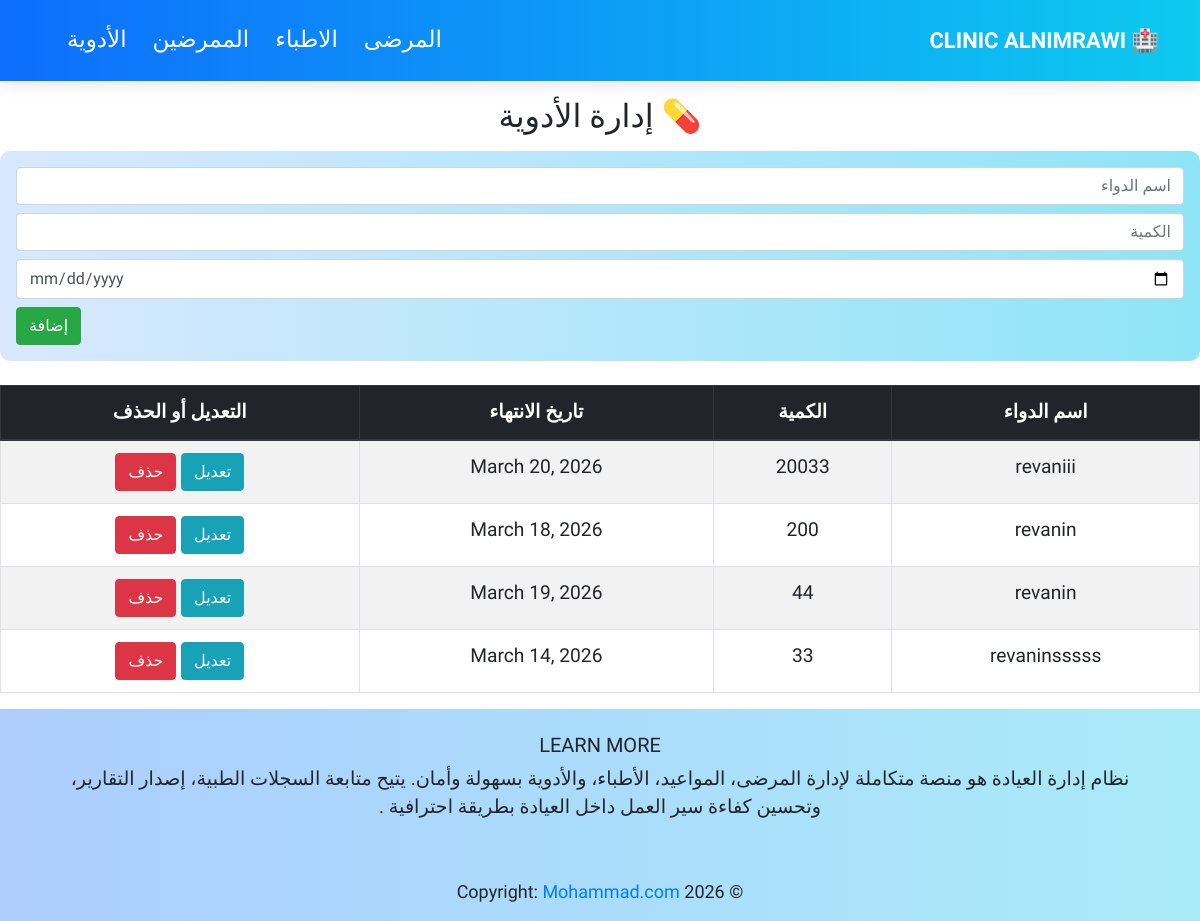
/drugs/, run on the app's committed database.
### appclinic/models.py (models this page shows, shortened)
class Drugs(models.Model):
    drug_name = models.CharField(max_length=100)
    quantity=models.IntegerField(null=True,blank=True)
    date = models.DateField(null=True,blank=True)

### appclinic/views.py (the view)
# urls.py: path('drugs/', views.drugs, name='drugs'),
def drugs(request): #--------------------------------------------------------
    if request.method == "POST":
        form = DrugForm(request.POST)
        if form.is_valid():
            form.save()
            return redirect('drugs')
    else:
        form = DrugForm()
    all_Drugs= Drugs.objects.all()
    context = {
        'form': form,
        'all_Drugs': all_Drugs
    }
    return render(request, 'pages/drugs.html',context)

### appclinic/forms.py
class DrugForm(forms.ModelForm):
    class Meta:
        model=Drugs
        fields='__all__'

### templates/pages/drugs.html (shortened to what this page needs)
{% extends 'base.html' %}
{% block content %}
<h2 class="text-center m-3">💊 إدارة الأدوية</h2>
<form action="" method="POST" class="p-3">
  <input type="text" name="drug_name" placeholder="اسم الدواء" class="form-control mb-2" required>
  <input type="number" name="quantity" placeholder="الكمية" class="form-control mb-2" required>
  <input type="date" name="date" class="form-control mb-2" required>
  <button type="submit" class="btn btn-success">إضافة</button>
</form>
<table class="table table-striped table-bordered mt-4 text-center">
  <thead class="thead-dark">
    <tr>
      <th>اسم الدواء</th>
      <th>الكمية</th>
      <th>تاريخ الانتهاء</th>
      <th>التعديل أو الحذف</th>
    </tr>
  </thead>
  <tbody>
    {% for p in all_Drugs %}
    <tr>
      <td>{{p.drug_name}}</td>
      <td>{{p.quantity}}</td>
      <td>{{p.date}}</td>
      <td> <a href="{% url 'update_drug' p.id %}" class="btn btn-info">تعديل</a>
           <a href="{% url 'delete_item' 'drug' p.id %}" class="btn btn-danger">حذف</a></td>
    </tr>
    {% endfor %}
  </tbody>
</table>
{% endblock %}

### MYCLINC/static/style.css (style rules this page uses)
body { font-family: 'Cairo', sans-serif; font-size: larger; }
form { background: linear-gradient(90deg,#0d6dfd28,#35d0ef8f); border-radius: 10px; transition: transform 0.3s, box-shadow 0.9s; }

### data on the page
Drugs: drug_name "revaniii", quantity "20033", date "March 20, 2026"
Drugs: drug_name "revanin", quantity "200", date "March 18, 2026"
Drugs: drug_name "revanin", quantity "44", date "March 19, 2026"
Drugs: drug_name "revaninsssss", quantity "33", date "March 14, 2026"
